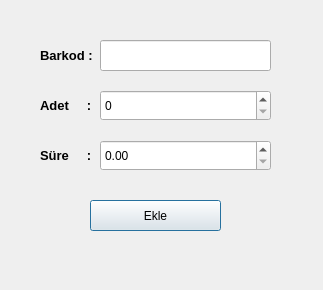
<?xml version="1.0" encoding="UTF-8"?>
<ui version="4.0">
 <class>Parca_Ekle</class>
 <widget class="QDialog" name="Parca_Ekle">
  <property name="geometry">
   <rect>
    <x>0</x>
    <y>0</y>
    <width>323</width>
    <height>290</height>
   </rect>
  </property>
  <property name="windowTitle">
   <string>Dialog</string>
  </property>
  <widget class="QLabel" name="label">
   <property name="geometry">
    <rect>
     <x>40</x>
     <y>40</y>
     <width>61</width>
     <height>31</height>
    </rect>
   </property>
   <property name="font">
    <font>
     <pointsize>10</pointsize>
     <bold>true</bold>
    </font>
   </property>
   <property name="text">
    <string>Barkod :  </string>
   </property>
  </widget>
  <widget class="QLineEdit" name="lineEdit">
   <property name="geometry">
    <rect>
     <x>100</x>
     <y>40</y>
     <width>171</width>
     <height>31</height>
    </rect>
   </property>
  </widget>
  <widget class="QLabel" name="label_2">
   <property name="geometry">
    <rect>
     <x>40</x>
     <y>90</y>
     <width>61</width>
     <height>31</height>
    </rect>
   </property>
   <property name="font">
    <font>
     <pointsize>10</pointsize>
     <bold>true</bold>
    </font>
   </property>
   <property name="text">
    <string>Adet     :  </string>
   </property>
  </widget>
  <widget class="QDoubleSpinBox" name="doubleSpinBox">
   <property name="geometry">
    <rect>
     <x>100</x>
     <y>140</y>
     <width>171</width>
     <height>31</height>
    </rect>
   </property>
   <property name="maximum">
    <double>10000.000000000000000</double>
   </property>
  </widget>
  <widget class="QPushButton" name="pushButton">
   <property name="geometry">
    <rect>
     <x>90</x>
     <y>200</y>
     <width>131</width>
     <height>31</height>
    </rect>
   </property>
   <property name="text">
    <string>Ekle</string>
   </property>
  </widget>
  <widget class="QLabel" name="label_3">
   <property name="geometry">
    <rect>
     <x>40</x>
     <y>140</y>
     <width>61</width>
     <height>31</height>
    </rect>
   </property>
   <property name="font">
    <font>
     <pointsize>10</pointsize>
     <bold>true</bold>
    </font>
   </property>
   <property name="text">
    <string>Süre     :  </string>
   </property>
  </widget>
  <widget class="QSpinBox" name="spinBox">
   <property name="geometry">
    <rect>
     <x>100</x>
     <y>90</y>
     <width>171</width>
     <height>31</height>
    </rect>
   </property>
  </widget>
 </widget>
 <resources/>
 <connections/>
</ui>
